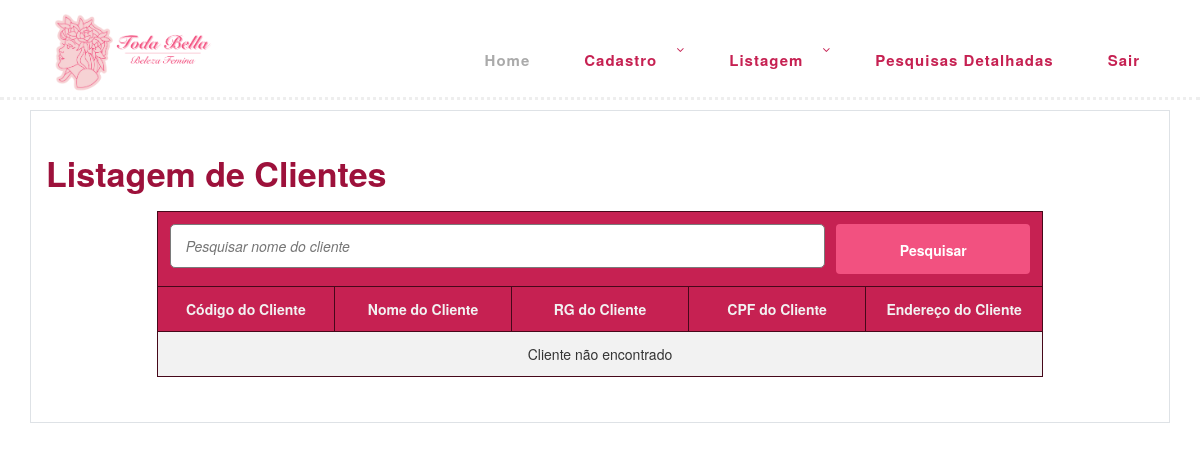
Before: /listar_Cliente.php with the older database file.
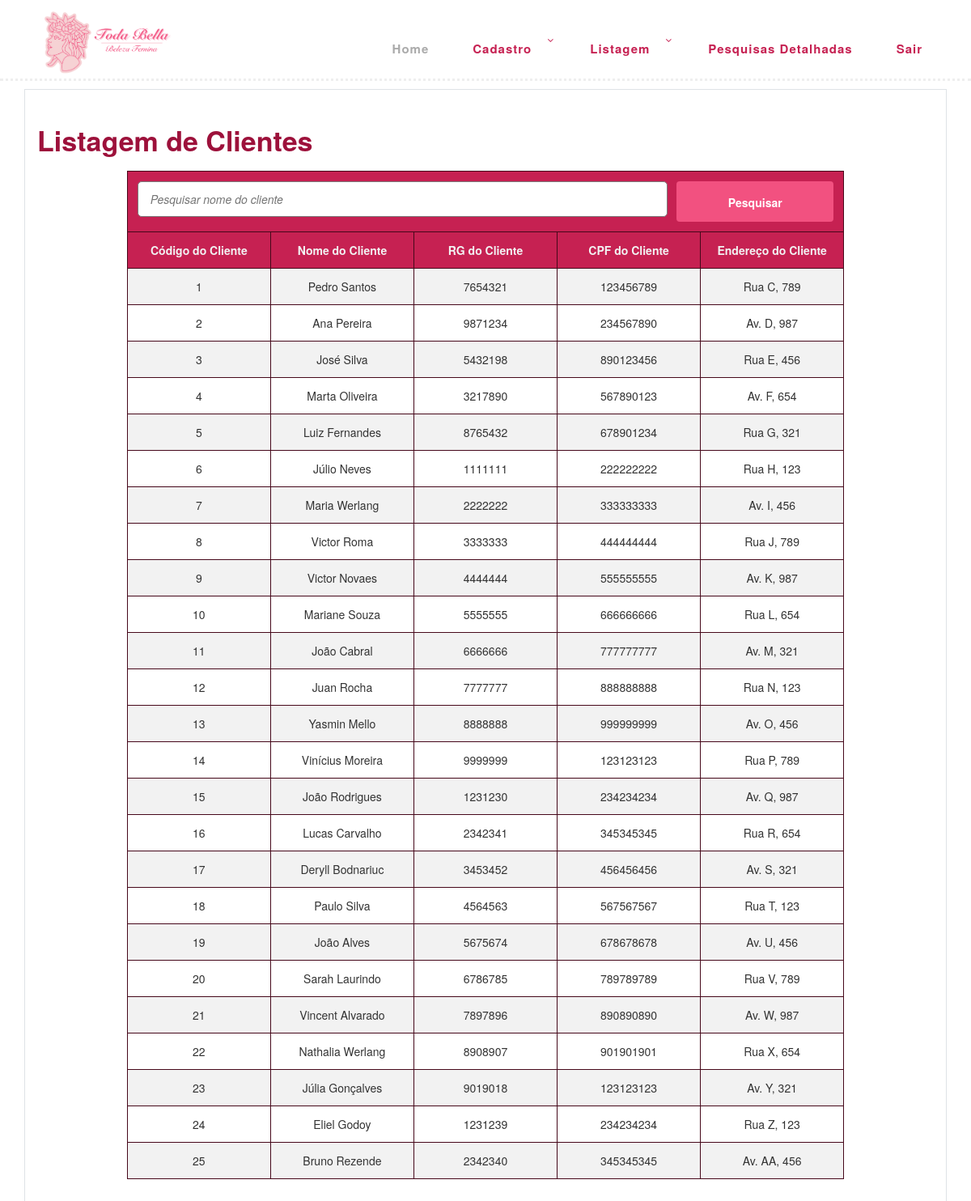
After: the same page with the newer database file.
### tables this page shows
CREATE TABLE
    Cliente (
        CodigoCliente INT NOT NULL AUTO_INCREMENT,
        NomeCliente VARCHAR(50) NOT NULL,
        RGCliente VARCHAR(20),
        CPFCliente VARCHAR(20),
        EnderecoCliente VARCHAR(50),
        PRIMARY KEY (CodigoCliente)
    );

### DAO/ClienteDAO.php (called while the page is built, shortened)
<?php
include_once 'conexao/conexao.php';
class ClienteDAO
{
    public static function listarClientes()
    {
        try {
            $conexao = Conexao::getInstance();
            $sql = "SELECT * FROM Cliente";
            $stmt = $conexao->query($sql);
            return $stmt->fetchAll(PDO::FETCH_ASSOC);
        } catch (PDOException $e) {
            echo "Erro ao listar clientes: " . $e->getMessage();
            return [];
        }
    }
}
?>

### listar_Cliente.php (the view, shortened to what the changed rows need)
<!DOCTYPE html>
<html lang="en">
<head>
    <link rel="stylesheet" type="text/css" href="assets/css/bootstrap.min.css">
    <link rel="stylesheet" type="text/css" href="assets/css/font-awesome.css">
    <link rel="stylesheet" href="assets/css/templatemo-hexashop.css">
    <link rel="stylesheet" href="assets/css/owl-carousel.css">
    <link rel="stylesheet" href="assets/css/lightbox.css">
    <link href="//netdna.bootstrapcdn.com/bootstrap/3.3.6/css/bootstrap.min.css" rel="stylesheet">
    <link rel="stylesheet" href="assets/css/css.css">
</head>
<body>
    <br>
    <div class="subscribe">
        <div class="container">
            <div class="row justify-content-center">
                <div class="border p-4">
                    <div class="section-heading">
                        <div id="wrapper">
                            <?php
                            include_once 'DAO/ClienteDAO.php';
                            try {
                                if (isset($_GET['search'])) {
                                    $search = htmlspecialchars($_GET['search']);
                                    $clientes = ClienteDAO::pesquisarClientes($search);
                                } else {
                                    $clientes = ClienteDAO::listarClientes();
                                }
                            } catch (PDOException $e) {
                                error_log("Erro no script: " . $e->getMessage());
                                $clientes = [];
                            }
                            ?>
                            <h2>Listagem de Clientes</h2>
                            <div id="wrapper">
                                <table>
                                    <thead>
                                        <tr>
                                            <th colspan="5">
                                                <form action="" method="GET" style="display: flex;">
                                                    <input type="text" name="search"
                                                        placeholder="Pesquisar nome do cliente"
                                                        value="<?= isset($_GET['search']) ? htmlspecialchars($_GET['search']) : ''; ?>">&nbsp;&nbsp;&nbsp;
                                                        <button type="submit" class="btn btn-primary" style="background-color: #f25180; text-align: center; font-weight: bold; line-height: 40px;">Pesquisar</button>
                                                </form>
                                            </th>
                                        </tr>
                                        <tr>
                                            <th>Código do Cliente</th>
                                            <th>Nome do Cliente</th>
                                            <th>RG do Cliente</th>
                                            <th>CPF do Cliente</th>
                                            <th>Endereço do Cliente</th>
                                        </tr>
                                    </thead>
                                    <tbody>
                                        <?php if (empty($clientes)): ?>
                                            <tr>
                                                <td colspan="5">Cliente não encontrado</td>
                                            </tr>
                                        <?php else: ?>
                                            <?php foreach ($clientes as $cliente): ?>
                                                <tr>
                                                    <td data-label="Código do Cliente">
                                                        <?= $cliente['CodigoCliente']; ?>
                                                    </td>
                                                    <td data-label="Nome do Cliente">
                                                        <?= $cliente['NomeCliente']; ?>
                                                    </td>
                                                    <td data-label="RG do Cliente">
                                                        <?= $cliente['RGCliente']; ?>
                                                    </td>
                                                    <td data-label="CPF do Cliente">
                                                        <?= $cliente['CPFCliente']; ?>
                                                    </td>
                                                    <td data-label="Endereço do Cliente">
                                                        <?= $cliente['EnderecoCliente']; ?>
                                                    </td>
                                                </tr>
                                            <?php endforeach; ?>
                                        <?php endif; ?>
                                    </tbody>
                                </table>
                            </div>
                        </div>
                    </div>
                </div>
            </div>
        </div>
    </div>
</body>
</html>

Changed rows visible on the page:
added cliente: CodigoCliente "1", NomeCliente "Pedro Santos", RGCliente "7654321", CPFCliente "123456789", EnderecoCliente "Rua C, 789"
added cliente: CodigoCliente "2", NomeCliente "Ana Pereira", RGCliente "9871234", CPFCliente "234567890", EnderecoCliente "Av. D, 987"
added cliente: CodigoCliente "3", NomeCliente "José Silva", RGCliente "5432198", CPFCliente "890123456", EnderecoCliente "Rua E, 456"
added cliente: CodigoCliente "4", NomeCliente "Marta Oliveira", RGCliente "3217890", CPFCliente "567890123", EnderecoCliente "Av. F, 654"
added cliente: CodigoCliente "5", NomeCliente "Luiz Fernandes", RGCliente "8765432", CPFCliente "678901234", EnderecoCliente "Rua G, 321"
added cliente: CodigoCliente "6", NomeCliente "Júlio Neves", RGCliente "1111111", CPFCliente "222222222", EnderecoCliente "Rua H, 123"
added cliente: CodigoCliente "7", NomeCliente "Maria Werlang", RGCliente "2222222", CPFCliente "333333333", EnderecoCliente "Av. I, 456"
added cliente: CodigoCliente "8", NomeCliente "Victor Roma", RGCliente "3333333", CPFCliente "444444444", EnderecoCliente "Rua J, 789"
added cliente: CodigoCliente "9", NomeCliente "Victor Novaes", RGCliente "4444444", CPFCliente "555555555", EnderecoCliente "Av. K, 987"
added cliente: CodigoCliente "10", NomeCliente "Mariane Souza", RGCliente "5555555", CPFCliente "666666666", EnderecoCliente "Rua L, 654"
added cliente: CodigoCliente "11", NomeCliente "João Cabral", RGCliente "6666666", CPFCliente "777777777", EnderecoCliente "Av. M, 321"
added cliente: CodigoCliente "12", NomeCliente "Juan Rocha", RGCliente "7777777", CPFCliente "888888888", EnderecoCliente "Rua N, 123"
added cliente: CodigoCliente "13", NomeCliente "Yasmin Mello", RGCliente "8888888", CPFCliente "999999999", EnderecoCliente "Av. O, 456"
added cliente: CodigoCliente "14", NomeCliente "Vinícius Moreira", RGCliente "9999999", CPFCliente "123123123", EnderecoCliente "Rua P, 789"
added cliente: CodigoCliente "15", NomeCliente "João Rodrigues", RGCliente "1231230", CPFCliente "234234234", EnderecoCliente "Av. Q, 987"
added cliente: CodigoCliente "16", NomeCliente "Lucas Carvalho", RGCliente "2342341", CPFCliente "345345345", EnderecoCliente "Rua R, 654"
added cliente: CodigoCliente "17", NomeCliente "Deryll Bodnariuc", RGCliente "3453452", CPFCliente "456456456", EnderecoCliente "Av. S, 321"
added cliente: CodigoCliente "18", NomeCliente "Paulo Silva", RGCliente "4564563", CPFCliente "567567567", EnderecoCliente "Rua T, 123"
added cliente: CodigoCliente "19", NomeCliente "João Alves", RGCliente "5675674", CPFCliente "678678678", EnderecoCliente "Av. U, 456"
added cliente: CodigoCliente "20", NomeCliente "Sarah Laurindo", RGCliente "6786785", CPFCliente "789789789", EnderecoCliente "Rua V, 789"
added cliente: CodigoCliente "21", NomeCliente "Vincent Alvarado", RGCliente "7897896", CPFCliente "890890890", EnderecoCliente "Av. W, 987"
added cliente: CodigoCliente "22", NomeCliente "Nathalia Werlang", RGCliente "8908907", CPFCliente "901901901", EnderecoCliente "Rua X, 654"
added cliente: CodigoCliente "23", NomeCliente "Júlia Gonçalves", RGCliente "9019018", CPFCliente "123123123", EnderecoCliente "Av. Y, 321"
added cliente: CodigoCliente "24", NomeCliente "Eliel Godoy", RGCliente "1231239", CPFCliente "234234234", EnderecoCliente "Rua Z, 123"
added cliente: CodigoCliente "25", NomeCliente "Bruno Rezende", RGCliente "2342340", CPFCliente "345345345", EnderecoCliente "Av. AA, 456"
Other visible differences:
text no longer shown: "Cliente não encontrado"
